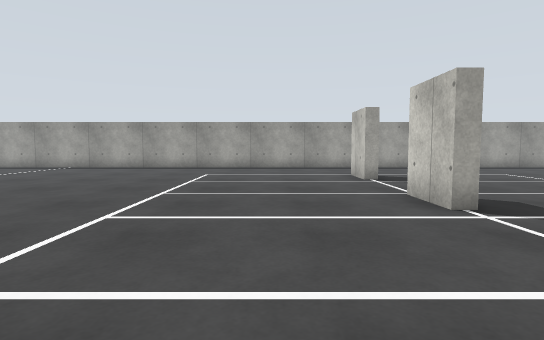
View 1 (above)

24 first-person views from a walk through a world built for the Gazebo simulator. The camera is 0.94 m above the floor, tilts 4° down and sees 80° across. The floor is counted in squares, 1 m on a side. Each view is taken from the middle of a square. On the plan, view 1 faces up. The plan holds only what a view shows up to about 12 squares ahead; the rest is blank. The place goes on beyond the plan.

View 2
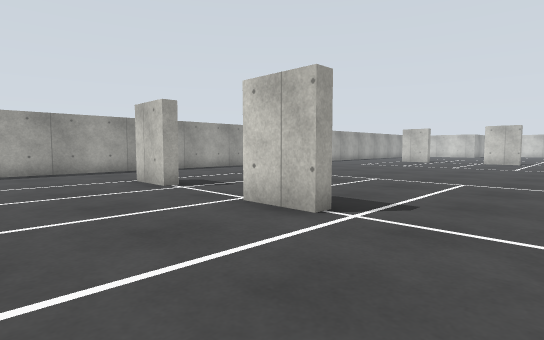

View 3
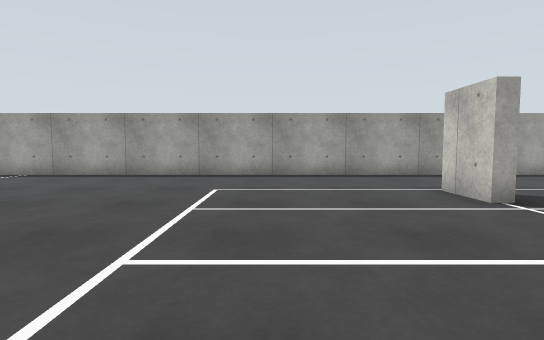

View 4
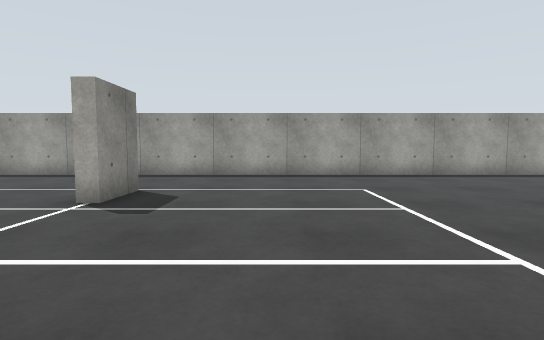

View 5
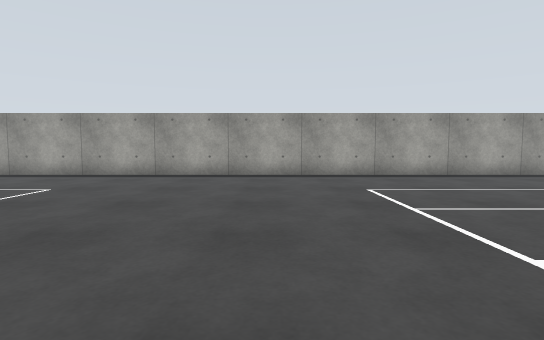

View 6
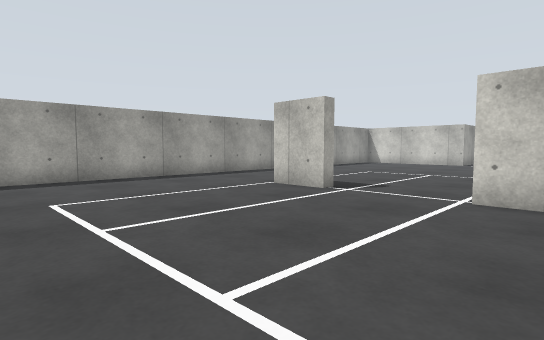

View 7
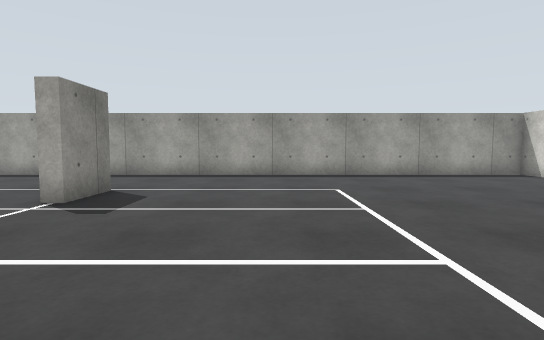

View 8
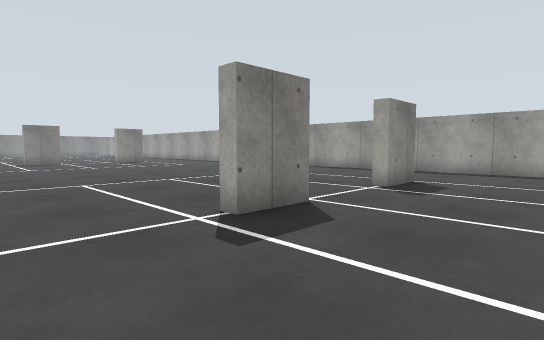

View 9
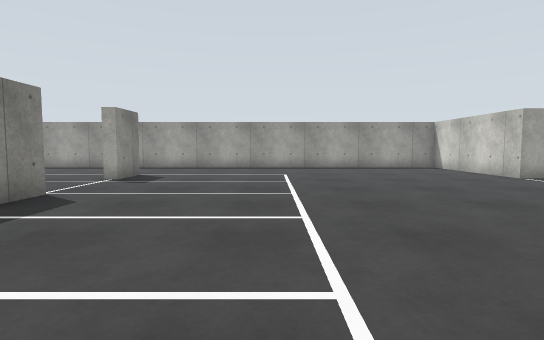

View 10
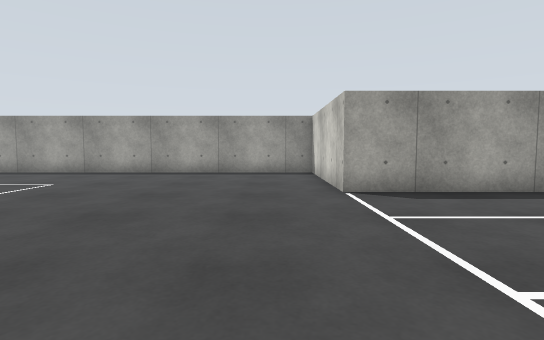

View 11
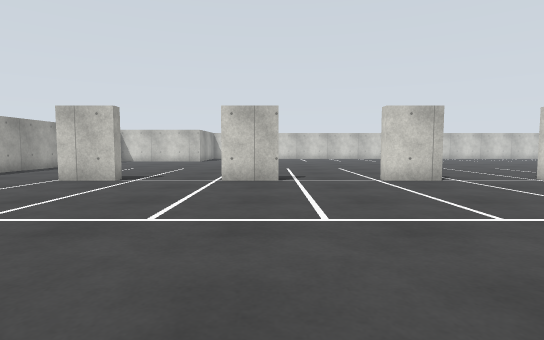

View 12
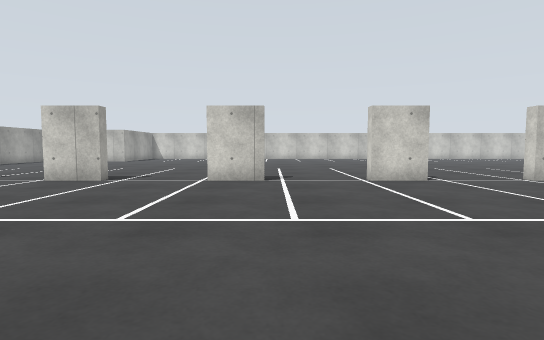

View 13
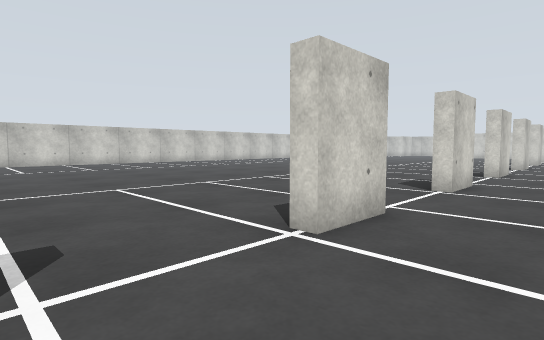

View 14
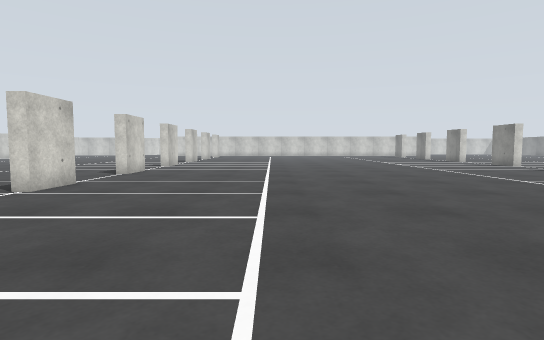

View 15
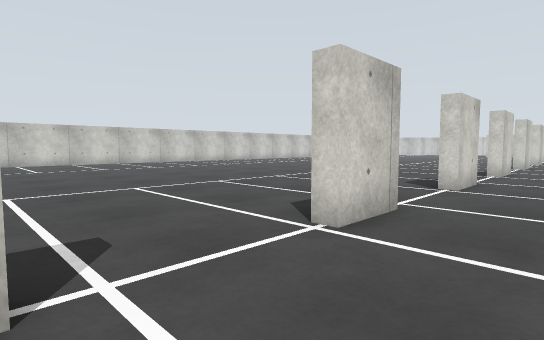

View 16
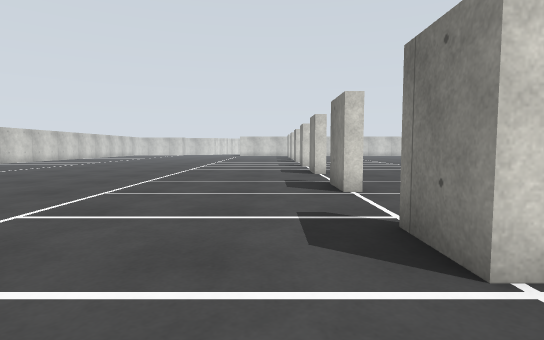

View 17
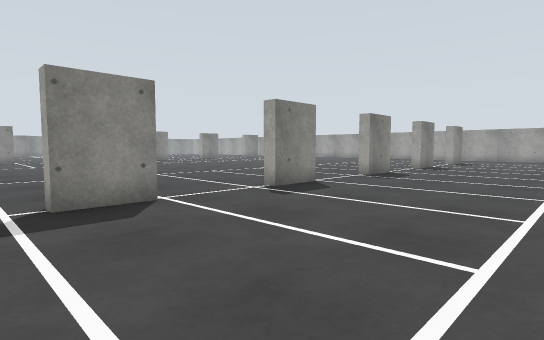

View 18
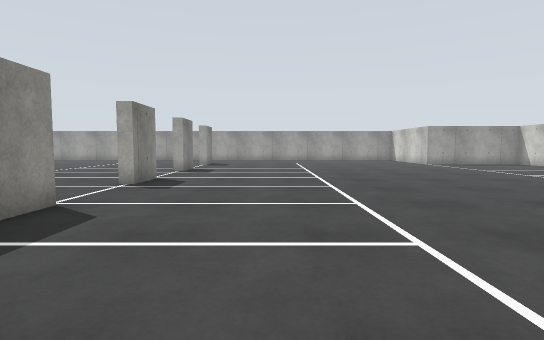

View 19
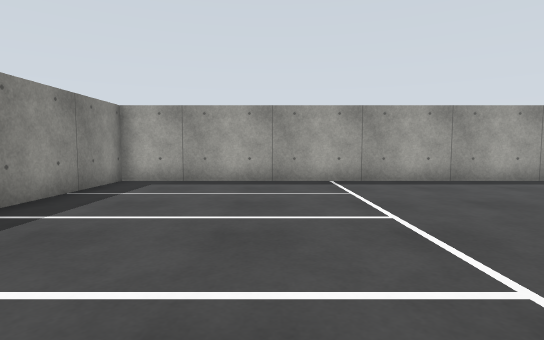

View 20
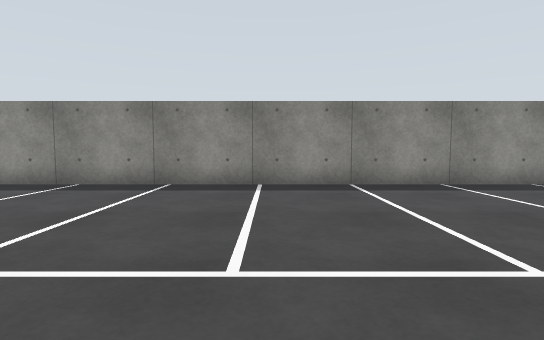

View 21
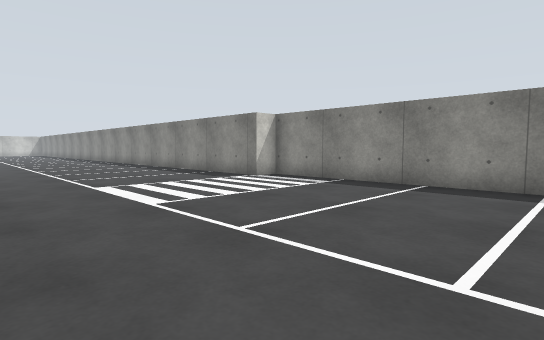

View 22
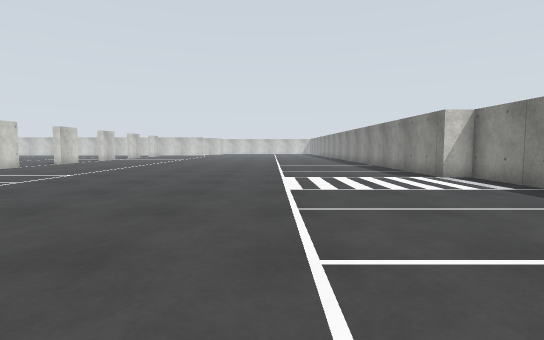

View 23
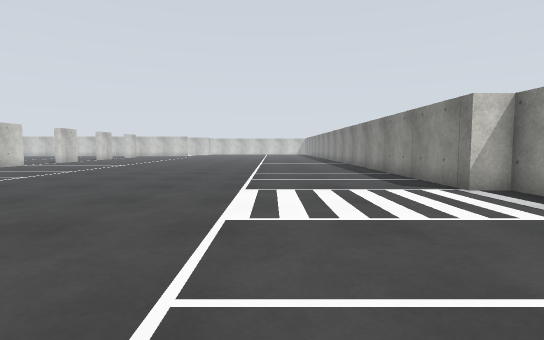

View 24
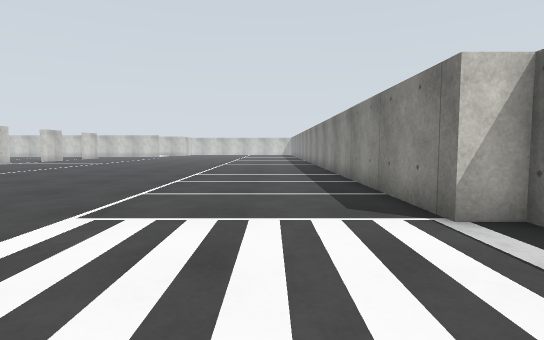

### Floor plan
Points are (right, up) in squares from view 1. A wall is a line through its corners. A room is listed if a view was taken in it or the views show most of it. See-through windows are left out.
Room 1 (views 1, 2, 3, 4, 5, 6, 7, 8, 9, 10, 11, 12, 13, 14, 15, 16, 17, 18, 19, 20, 21, 22, 23, 24)
walls: (3.1, 4.8) (2.7, 4.8) (2.7, 6.5); (20.1, 1.8) (20.5, 1.8) (20.5, 0.2) (20.1, 0.2) (20.1, 1.8); (20.1, -2.8) (20.5, -2.8) (20.5, -4.4) (20.1, -4.4) (20.1, -2.8); (3.1, 11.1) (3.1, 9.4) (2.7, 9.4) (2.7, 11.1); (20.5, 6.5) (20.5, 4.8) (20.1, 4.8) (20.1, 6.5); (20.1, -7.4) (20.5, -7.4) (20.5, -9) (20.1, -9) (20.1, -7.4); (20.5, 11.1) (20.5, 9.4) (20.1, 9.4) (20.1, 11.1); (34.5, 9.8) (32.5, 9.8) (32.5, 15.1) (-15.2, 15.1) (-15.2, -4) (-14.3, -4) (-14.3, -10.5)

Positions as (right, up) in squares from view 1, and headings:
1: (0, 0), facing up
2: (-1, 2), facing up-right
3: (-1, 4), facing up
4: (6, 4), facing up
5: (13, 4), facing up
6: (14, 5), facing up-right
7: (24, 4), facing up
8: (24, 2), facing up-left
9: (25, 0), facing up
10: (31, 3), facing up
11: (11, 5), facing right
12: (11, 0), facing right
13: (18, 0), facing down-right
14: (15, 4), facing down
15: (18, 5), facing down-right
16: (22, 4), facing down
17: (26, -10), facing up-left
18: (24, -8), facing up
19: (-11, 6), facing up
20: (-7, 6), facing left
21: (-7, 4), facing down-left
22: (-9, 6), facing down
23: (-10, 3), facing down
24: (-12, 0), facing down
